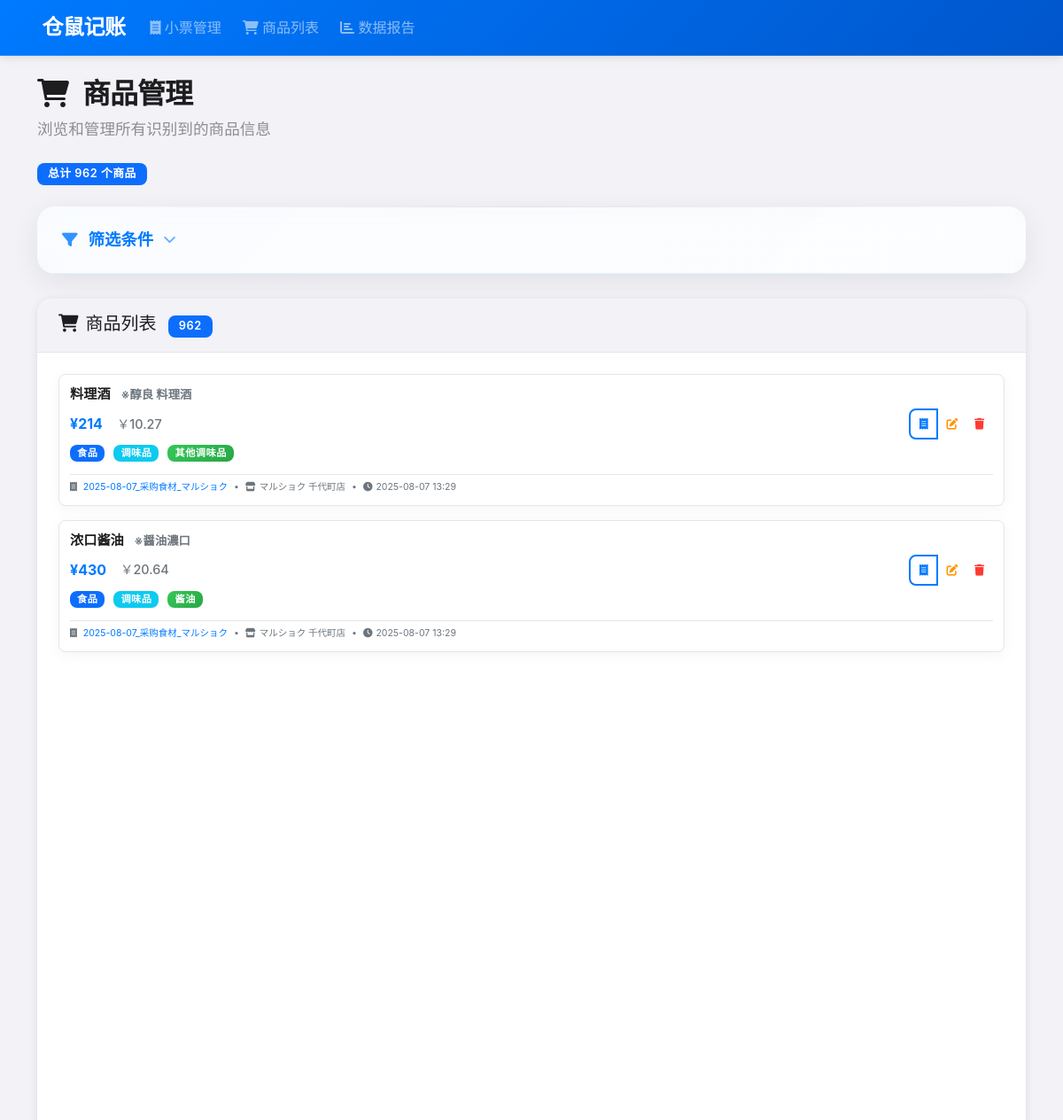
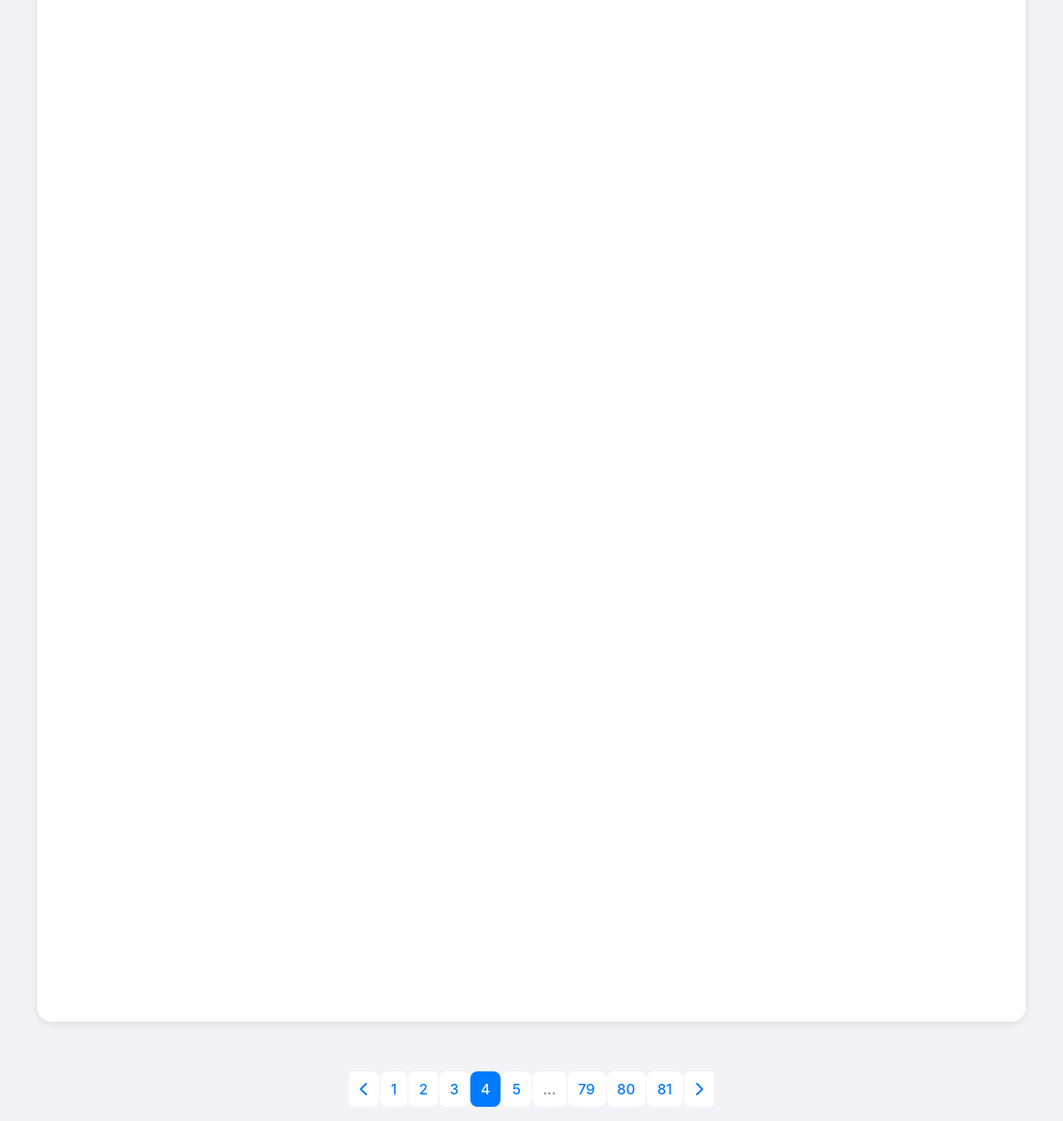
Screenshot of /items?page=4&search=&is_special_price=&category_filter=&sort_by=created_at&order=desc with the database file from the repository (2 pictures, top to bottom).
### app/models.py (models this page shows, shortened)
class Item(db.Model):
    __tablename__ = "items"
    id: Mapped[int] = mapped_column(Integer, primary_key=True)
    receipt_id: Mapped[int] = mapped_column(
        Integer, ForeignKey("receipts.id"), nullable=False
    )
    name_ja: Mapped[Optional[str]] = mapped_column(String(100))
    name_zh: Mapped[Optional[str]] = mapped_column(String(100))
    price_jpy: Mapped[Optional[float]] = mapped_column(Float)
    price_cny: Mapped[Optional[float]] = mapped_column(Float, nullable=True)
    special_info: Mapped[Optional[str]] = mapped_column(
        String(50), nullable=True
    )  # 特价信息，如"-20%"、"是"、"否"，与AI服务字段一致
    is_special_offer: Mapped[bool] = mapped_column(
        Boolean, nullable=False, default=False
    )  # 是否特价商品
    category_1: Mapped[Optional[str]] = mapped_column(
        String(50), nullable=True
    )  # 新增：一级分类
    category_2: Mapped[Optional[str]] = mapped_column(
        String(50), nullable=True
    )  # 新增：二级分类
    category_3: Mapped[Optional[str]] = mapped_column(
        String(50), nullable=True
    )  # 新增：三级分类
    notes: Mapped[Optional[str]] = mapped_column(String, nullable=True)
    receipt: Mapped["Receipt"] = relationship("Receipt", back_populates="items")
    durable_info: Mapped[Optional["DurableGood"]] = relationship(
        "DurableGood",
        uselist=False,
        back_populates="item",
        cascade="all, delete-orphan",
    )

class Receipt(db.Model):
    __tablename__ = "receipts"
    id: Mapped[int] = mapped_column(Integer, primary_key=True)
    name: Mapped[str] = mapped_column(
        String(255), nullable=False, default="未命名小票"
    )  # 将长度扩展到255以支持AI生成的文件名
    image_filename: Mapped[Optional[str]] = mapped_column(String(255), nullable=True)
    text_description: Mapped[Optional[str]] = mapped_column(String, nullable=True)
    notes: Mapped[Optional[str]] = mapped_column(String, nullable=True)
    exchange_rate: Mapped[Optional[float]] = mapped_column(Float, nullable=True)
    store_name: Mapped[Optional[str]] = mapped_column(
        String(100), nullable=True
    )  # 店铺名称
    store_category: Mapped[Optional[str]] = mapped_column(
        String(50), nullable=True
    )  # 店铺分类
    created_at: Mapped[datetime] = mapped_column(DateTime, default=datetime.utcnow)
    transaction_time: Mapped[Optional[datetime]] = mapped_column(
        DateTime, nullable=True
    )
    updated_at: Mapped[datetime] = mapped_column(
        DateTime, default=datetime.utcnow, onupdate=datetime.utcnow
    )
    status: Mapped[RecognitionStatus] = mapped_column(
        Enum(RecognitionStatus), default=RecognitionStatus.PENDING, nullable=False
    )
    items: Mapped[List["Item"]] = relationship(
        "Item", back_populates="receipt", cascade="all, delete-orphan"
    )

### app/frontend.py (the view)
@frontend_bp.route("/items")
def item_list():
    items, pagination = ItemService.get_all_items(request.args)
    return render_template("item_list.html", items=items, pagination=pagination)

### app/templates/item_list.html (shortened to what this page needs)
{% extends "base.html" %}
{% block content %}
<div class="mb-4">
    <h1 class="page-title"><i class="fas fa-shopping-cart me-3"></i>商品管理</h1>
    <p class="page-subtitle">浏览和管理所有识别到的商品信息</p>
    <div class="d-flex justify-content-between align-items-center">
        <div class="d-flex align-items-center">
            <span class="badge bg-primary me-2">总计 {{ pagination.total }} 个商品</span>
        </div>
    </div>
</div>
<div class="filter-section">
    <div class="filter-header">
        <button class="filter-toggle-btn" type="button" data-bs-toggle="collapse" data-bs-target="#filterCollapse"
                aria-expanded="false" aria-controls="filterCollapse">
            <i class="fas fa-filter"></i>
            <span>筛选条件</span>
            <i class="fas fa-chevron-down" id="filterToggleIcon"></i>
        </button>
    </div>
</div>
<div class="card">
    <div class="card-header d-flex justify-content-between align-items-center">
        <h5 class="mb-0">
            <i class="fas fa-shopping-cart me-2"></i>商品列表
            <span class="badge bg-primary ms-2">{{ pagination.total }}</span>
        </h5>
    </div>
    <div class="card-body">
        {% if items %}
        <div class="row g-2" id="itemsGrid">
            {% for item in items %}
            <div class="col-12">
                <div class="item-compact">
                    <div class="item-name-compact">
                        {% if item.name_zh %}
                        {{ item.name_zh }}
                        {% else %}
                        {{ item.name_ja or '未命名商品' }}
                        {% endif %}
                        {% if item.name_ja and item.name_zh %}
                        <span class="text-muted small ms-2">{{ item.name_ja }}</span>
                        {% endif %}
                    </div>
                    <div class="item-details-compact">
                        <div class="item-price-compact">
                            {% if item.price_jpy %}
                            <span class="price-jpy fw-bold">¥{{ "%.0f"|format(item.price_jpy) }}</span>
                            {% endif %}
                            {% if item.price_cny %}
                            <span class="price-cny text-muted ms-2">￥{{ "%.2f"|format(item.price_cny) }}</span>
                            {% endif %}
                        </div>
                        <div class="btn-group btn-group-sm">
                            <a href="{{ url_for('frontend.receipt_detail', receipt_id=item.receipt.id) }}"
                               class="btn btn-outline-primary" title="查看小票">
                                <i class="fas fa-receipt"></i>
                            </a>
                            <button class="btn btn-outline-warning"
                                    onclick="editItem({{ item.id }})" title="编辑">
                                <i class="fas fa-edit"></i>
                            </button>
                            <button class="btn btn-outline-danger"
                                    onclick="deleteItem({{ item.id }})" title="删除">
                                <i class="fas fa-trash"></i>
                            </button>
                        </div>
                    </div>
                    <div class="item-meta-compact">
                        <div class="item-categories-compact">
                            {% if item.category_1 %}
                            <span class="badge bg-primary">{{ item.category_1 }}</span>
                            {% endif %}
                            {% if item.category_2 %}
                            <span class="badge bg-info">{{ item.category_2 }}</span>
                            {% endif %}
                            {% if item.category_3 %}
                            <span class="badge bg-success">{{ item.category_3 }}</span>
                            {% endif %}
                        </div>
                    </div>
                    <div class="item-source-compact">
                        <div class="small text-muted">
                            <i class="fas fa-receipt me-1"></i>
                            <a href="{{ url_for('frontend.receipt_detail', receipt_id=item.receipt.id) }}"
                               class="text-decoration-none text-muted">{{ item.receipt.name }}</a>
                            {% if item.receipt.store_name %}
                            <span class="mx-1">•</span>
                            <i class="fas fa-store me-1"></i>{{ item.receipt.store_name }}
                            {% endif %}
                            <span class="mx-1">•</span>
                            <i class="fas fa-clock me-1"></i>{{ item.receipt.created_at.strftime('%Y-%m-%d %H:%M') }}
                        </div>
                    </div>
                </div>
            </div>
            {% endfor %}
        </div>
        {% endif %}
    </div>
</div>
{% if pagination.pages > 1 %}
<div class="d-flex justify-content-center mt-4">
    <nav aria-label="商品列表分页" id="paginationNav">
        <ul class="pagination">
            {% if pagination.page > 1 %}
            <li class="page-item">
                <a class="page-link" href="{{ url_for('frontend.item_list',
                    page=pagination.page-1,
                    search=request.args.get('search', ''),
                    is_special_price=request.args.get('is_special_price', ''),
                    category_filter=request.args.get('category_filter', ''),
                    sort_by=request.args.get('sort_by', 'created_at'),
                    order=request.args.get('order', 'desc')) }}">
                    <i class="fas fa-chevron-left"></i>
                </a>
            </li>
            {% endif %}
            {% for page_num in range(1, pagination.pages + 1) %}
                {% if page_num == pagination.page %}
                <li class="page-item active">
                    <span class="page-link">{{ page_num }}</span>
                </li>
                {% elif page_num <= 3 or page_num > pagination.pages - 3 or (page_num >= pagination.page - 1 and page_num <= pagination.page + 1) %}
                <li class="page-item">
                    <a class="page-link" href="{{ url_for('frontend.item_list',
                        page=page_num,
                        search=request.args.get('search', ''),
                        is_special_price=request.args.get('is_special_price', ''),
                        category_filter=request.args.get('category_filter', ''),
                        sort_by=request.args.get('sort_by', 'created_at'),
                        order=request.args.get('order', 'desc')) }}">{{ page_num }}</a>
                </li>
                {% elif page_num == 4 or page_num == pagination.pages - 3 %}
                <li class="page-item disabled">
                    <span class="page-link">...</span>
                </li>
                {% endif %}
            {% endfor %}
            {% if pagination.page < pagination.pages %}
            <li class="page-item">
                <a class="page-link" href="{{ url_for('frontend.item_list',
                    page=pagination.page+1,
                    search=request.args.get('search', ''),
                    is_special_price=request.args.get('is_special_price', ''),
                    category_filter=request.args.get('category_filter', ''),
                    sort_by=request.args.get('sort_by', 'created_at'),
                    order=request.args.get('order', 'desc')) }}">
                    <i class="fas fa-chevron-right"></i>
                </a>
            </li>
            {% endif %}
        </ul>
    </nav>
</div>
{% endif %}
{% endblock %}

### rows the page displays
Item: name_zh "料理酒", name_ja "※醇良 料理酒", price_jpy "214", price_cny "10.27", category_1 "食品", category_2 "调味品", category_3 "其他调味品", receipt.name "2025-08-07_采购食材_マルショク", receipt.store_name "マルショク 千代町店", receipt.created_at "2025-08-07 13:29"
Item: name_zh "浓口酱油", name_ja "※醤油濃口", price_jpy "430", price_cny "20.64", category_1 "食品", category_2 "调味品", category_3 "酱油", receipt.name "2025-08-07_采购食材_マルショク", receipt.store_name "マルショク 千代町店", receipt.created_at "2025-08-07 13:29"

### other values shown
{{ pagination.total }} "962"
{{ page_num }} "1" "2" "3" "5" "79" "80" "81"
{{ page_num }} "4"
